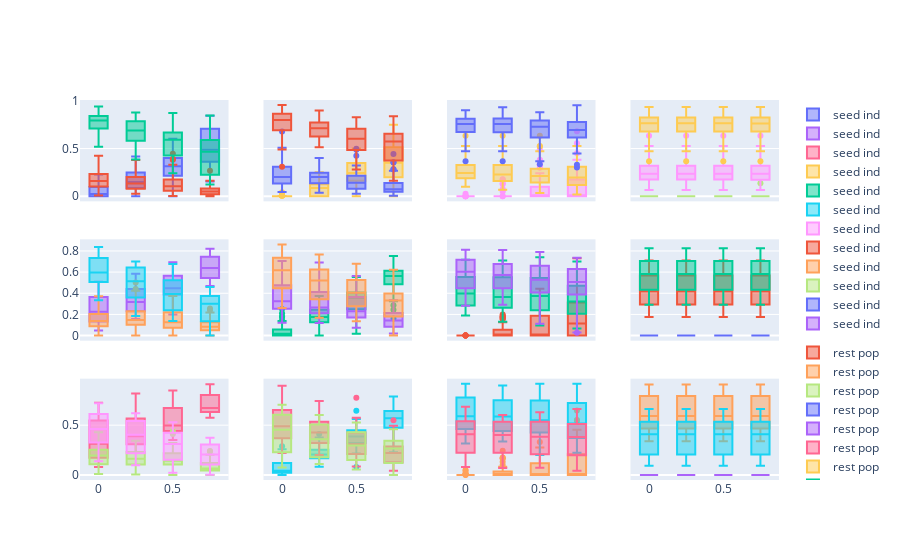

The notebook cell this image was saved under:
### Code cell
#Impact of Seed Individual, Random Population and Mutation

import pandas as pd
import plotly.express as px
import plotly.graph_objects as go
import plotly.subplots as sp

gen = 50

ci_df = pd.read_csv("test_out/counting_impact.csv")
#only_last_gen = data[data.generation == data.generation.max()]
only_last_gen_ci = ci_df[ci_df.generation == gen]
only_last_gen_ci['random_population'] = only_last_gen_ci[['traceID_2', 'traceID_3', 'traceID_4', 'traceID_5', 'traceID_6', 'traceID_7', 'traceID_8', 'traceID_9', 'traceID_10', 'traceID_11', 'traceID_12', 'traceID_13', 'traceID_14', 'traceID_15', 'traceID_16', 'traceID_17', 'traceID_18', 'traceID_19', 'traceID_20']].sum(axis=1)
only_last_gen_ci = only_last_gen_ci[['traceID_1', 'random_population', 'traceID_m', 'percentage_of_optimal_genes', 'seed_fitness', 'dim']]
#only_last_gen_ci = only_last_gen_ci[only_last_gen_ci.crossover_type == "combining"])

fig = sp.make_subplots(rows=3, cols=4, shared_yaxes=True, shared_xaxes=True)

fitnesses = [1,4,9,16]
dims = [4,8,12]


for col, fitness in enumerate(fitnesses):
    for row, dim in enumerate(dims):
        current_plot_df = only_last_gen_ci[only_last_gen_ci.seed_fitness ==fitness][only_last_gen_ci.dim == dim]
        fig.add_trace( go.Box(y=current_plot_df["traceID_1"], x=current_plot_df["percentage_of_optimal_genes"], name="seed ind", legendgroup="seed ind", showlegend=True), row=row+1, col=col+1)
        fig.add_trace( go.Box(y=current_plot_df["random_population"], x=current_plot_df["percentage_of_optimal_genes"], name="rest pop", legendgroup="rest pop", showlegend=True), row=row+1, col=col+1)
        fig.add_trace( go.Box(y=current_plot_df["traceID_m"], x=current_plot_df["percentage_of_optimal_genes"], name="mutation", legendgroup="mutation", showlegend=True), row=row+1, col=col+1)

fig.show()

#TODO: the percentage of optimal genes is not considered here!

### Figure 1 — Plotly figure (JSON) as saved in the notebook; plotly's stock layout.template omitted (floating-point values rounded to 4 significant figures; data arrays with more than 128 entries replaced by an {"elided": "..."} marker saying what was removed)
{"data": [{"legendgroup": "seed ind", "name": "seed ind", "showlegend": true, "type": "box", "x": {"elided": "248 float values"}, "xaxis": "x", "y": {"elided": "248 float values"}, "yaxis": "y"}, {"legendgroup": "rest pop", "name": "rest pop", "showlegend": true, "type": "box", "x": {"elided": "248 float values"}, "xaxis": "x", "y": {"elided": "248 float values"}, "yaxis": "y"}, {"legendgroup": "mutation", "name": "mutation", "showlegend": true, "type": "box", "x": {"elided": "248 float values"}, "xaxis": "x", "y": {"elided": "248 float values"}, "yaxis": "y"}, {"legendgroup": "seed ind", "name": "seed ind", "showlegend": true, "type": "box", "x": {"elided": "248 float values"}, "xaxis": "x5", "y": {"elided": "248 float values"}, "yaxis": "y5"}, {"legendgroup": "rest pop", "name": "rest pop", "showlegend": true, "type": "box", "x": {"elided": "248 float values"}, "xaxis": "x5", "y": {"elided": "248 float values"}, "yaxis": "y5"}, {"legendgroup": "mutation", "name": "mutation", "showlegend": true, "type": "box", "x": {"elided": "248 float values"}, "xaxis": "x5", "y": {"elided": "248 float values"}, "yaxis": "y5"}, {"legendgroup": "seed ind", "name": "seed ind", "showlegend": true, "type": "box", "x": {"elided": "248 float values"}, "xaxis": "x9", "y": {"elided": "248 float values"}, "yaxis": "y9"}, {"legendgroup": "rest pop", "name": "rest pop", "showlegend": true, "type": "box", "x": {"elided": "248 float values"}, "xaxis": "x9", "y": {"elided": "248 float values"}, "yaxis": "y9"}, {"legendgroup": "mutation", "name": "mutation", "showlegend": true, "type": "box", "x": {"elided": "248 float values"}, "xaxis": "x9", "y": {"elided": "248 float values"}, "yaxis": "y9"}, {"legendgroup": "seed ind", "name": "seed ind", "showlegend": true, "type": "box", "x": {"elided": "248 float values"}, "xaxis": "x2", "y": {"elided": "248 float values"}, "yaxis": "y2"}, {"legendgroup": "rest pop", "name": "rest pop", "showlegend": true, "type": "box", "x": {"elided": "248 float values"}, "xaxis": "x2", "y": {"elided": "248 float values"}, "yaxis": "y2"}, {"legendgroup": "mutation", "name": "mutation", "showlegend": true, "type": "box", "x": {"elided": "248 float values"}, "xaxis": "x2", "y": {"elided": "248 float values"}, "yaxis": "y2"}, {"legendgroup": "seed ind", "name": "seed ind", "showlegend": true, "type": "box", "x": {"elided": "248 float values"}, "xaxis": "x6", "y": {"elided": "248 float values"}, "yaxis": "y6"}, {"legendgroup": "rest pop", "name": "rest pop", "showlegend": true, "type": "box", "x": {"elided": "248 float values"}, "xaxis": "x6", "y": {"elided": "248 float values"}, "yaxis": "y6"}, {"legendgroup": "mutation", "name": "mutation", "showlegend": true, "type": "box", "x": {"elided": "248 float values"}, "xaxis": "x6", "y": {"elided": "248 float values"}, "yaxis": "y6"}, {"legendgroup": "seed ind", "name": "seed ind", "showlegend": true, "type": "box", "x": {"elided": "248 float values"}, "xaxis": "x10", "y": {"elided": "248 float values"}, "yaxis": "y10"}, {"legendgroup": "rest pop", "name": "rest pop", "showlegend": true, "type": "box", "x": {"elided": "248 float values"}, "xaxis": "x10", "y": {"elided": "248 float values"}, "yaxis": "y10"}, {"legendgroup": "mutation", "name": "mutation", "showlegend": true, "type": "box", "x": {"elided": "248 float values"}, "xaxis": "x10", "y": {"elided": "248 float values"}, "yaxis": "y10"}, {"legendgroup": "seed ind", "name": "seed ind", "showlegend": true, "type": "box", "x": {"elided": "248 float values"}, "xaxis": "x3", "y": {"elided": "248 float values"}, "yaxis": "y3"}, {"legendgroup": "rest pop", "name": "rest pop", "showlegend": true, "type": "box", "x": {"elided": "248 float values"}, "xaxis": "x3", "y": {"elided": "248 float values"}, "yaxis": "y3"}, {"legendgroup": "mutation", "name": "mutation", "showlegend": true, "type": "box", "x": {"elided": "248 float values"}, "xaxis": "x3", "y": {"elided": "248 float values"}, "yaxis": "y3"}, {"legendgroup": "seed ind", "name": "seed ind", "showlegend": true, "type": "box", "x": {"elided": "248 float values"}, "xaxis": "x7", "y": {"elided": "248 float values"}, "yaxis": "y7"}, {"legendgroup": "rest pop", "name": "rest pop", "showlegend": true, "type": "box", "x": {"elided": "248 float values"}, "xaxis": "x7", "y": {"elided": "248 float values"}, "yaxis": "y7"}, {"legendgroup": "mutation", "name": "mutation", "showlegend": true, "type": "box", "x": {"elided": "248 float values"}, "xaxis": "x7", "y": {"elided": "248 float values"}, "yaxis": "y7"}, {"legendgroup": "seed ind", "name": "seed ind", "showlegend": true, "type": "box", "x": {"elided": "248 float values"}, "xaxis": "x11", "y": {"elided": "248 float values"}, "yaxis": "y11"}, {"legendgroup": "rest pop", "name": "rest pop", "showlegend": true, "type": "box", "x": {"elided": "248 float values"}, "xaxis": "x11", "y": {"elided": "248 float values"}, "yaxis": "y11"}, {"legendgroup": "mutation", "name": "mutation", "showlegend": true, "type": "box", "x": {"elided": "248 float values"}, "xaxis": "x11", "y": {"elided": "248 float values"}, "yaxis": "y11"}, {"legendgroup": "seed ind", "name": "seed ind", "showlegend": true, "type": "box", "x": {"elided": "248 float values"}, "xaxis": "x4", "y": {"elided": "248 float values"}, "yaxis": "y4"}, {"legendgroup": "rest pop", "name": "rest pop", "showlegend": true, "type": "box", "x": {"elided": "248 float values"}, "xaxis": "x4", "y": {"elided": "248 float values"}, "yaxis": "y4"}, {"legendgroup": "mutation", "name": "mutation", "showlegend": true, "type": "box", "x": {"elided": "248 float values"}, "xaxis": "x4", "y": {"elided": "248 float values"}, "yaxis": "y4"}, {"legendgroup": "seed ind", "name": "seed ind", "showlegend": true, "type": "box", "x": {"elided": "248 float values"}, "xaxis": "x8", "y": {"elided": "248 int values"}, "yaxis": "y8"}, {"legendgroup": "rest pop", "name": "rest pop", "showlegend": true, "type": "box", "x": {"elided": "248 float values"}, "xaxis": "x8", "y": {"elided": "248 float values"}, "yaxis": "y8"}, {"legendgroup": "mutation", "name": "mutation", "showlegend": true, "type": "box", "x": {"elided": "248 float values"}, "xaxis": "x8", "y": {"elided": "248 float values"}, "yaxis": "y8"}, {"legendgroup": "seed ind", "name": "seed ind", "showlegend": true, "type": "box", "x": {"elided": "248 float values"}, "xaxis": "x12", "y": {"elided": "248 int values"}, "yaxis": "y12"}, {"legendgroup": "rest pop", "name": "rest pop", "showlegend": true, "type": "box", "x": {"elided": "248 float values"}, "xaxis": "x12", "y": {"elided": "248 float values"}, "yaxis": "y12"}, {"legendgroup": "mutation", "name": "mutation", "showlegend": true, "type": "box", "x": {"elided": "248 float values"}, "xaxis": "x12", "y": {"elided": "248 float values"}, "yaxis": "y12"}], "layout": {"xaxis": {"anchor": "y", "domain": [0, 0.2125], "matches": "x9", "showticklabels": false}, "xaxis10": {"anchor": "y10", "domain": [0.2625, 0.475]}, "xaxis11": {"anchor": "y11", "domain": [0.525, 0.7375]}, "xaxis12": {"anchor": "y12", "domain": [0.7875, 1]}, "xaxis2": {"anchor": "y2", "domain": [0.2625, 0.475], "matches": "x10", "showticklabels": false}, "xaxis3": {"anchor": "y3", "domain": [0.525, 0.7375], "matches": "x11", "showticklabels": false}, "xaxis4": {"anchor": "y4", "domain": [0.7875, 1], "matches": "x12", "showticklabels": false}, "xaxis5": {"anchor": "y5", "domain": [0, 0.2125], "matches": "x9", "showticklabels": false}, "xaxis6": {"anchor": "y6", "domain": [0.2625, 0.475], "matches": "x10", "showticklabels": false}, "xaxis7": {"anchor": "y7", "domain": [0.525, 0.7375], "matches": "x11", "showticklabels": false}, "xaxis8": {"anchor": "y8", "domain": [0.7875, 1], "matches": "x12", "showticklabels": false}, "xaxis9": {"anchor": "y9", "domain": [0, 0.2125]}, "yaxis": {"anchor": "x", "domain": [0.7333, 1]}, "yaxis10": {"anchor": "x10", "domain": [0, 0.2667], "matches": "y9", "showticklabels": false}, "yaxis11": {"anchor": "x11", "domain": [0, 0.2667], "matches": "y9", "showticklabels": false}, "yaxis12": {"anchor": "x12", "domain": [0, 0.2667], "matches": "y9", "showticklabels": false}, "yaxis2": {"anchor": "x2", "domain": [0.7333, 1], "matches": "y", "showticklabels": false}, "yaxis3": {"anchor": "x3", "domain": [0.7333, 1], "matches": "y", "showticklabels": false}, "yaxis4": {"anchor": "x4", "domain": [0.7333, 1], "matches": "y", "showticklabels": false}, "yaxis5": {"anchor": "x5", "domain": [0.3667, 0.6333]}, "yaxis6": {"anchor": "x6", "domain": [0.3667, 0.6333], "matches": "y5", "showticklabels": false}, "yaxis7": {"anchor": "x7", "domain": [0.3667, 0.6333], "matches": "y5", "showticklabels": false}, "yaxis8": {"anchor": "x8", "domain": [0.3667, 0.6333], "matches": "y5", "showticklabels": false}, "yaxis9": {"anchor": "x9", "domain": [0, 0.2667]}}}
